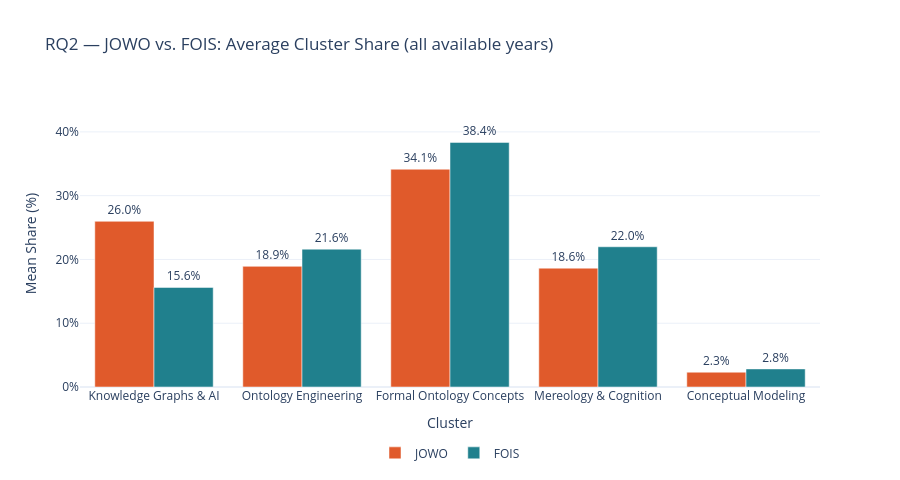

The notebook cell saved with this chart:
### Code cell
# ── Fig 2a: Grouped bar — aggregate shares ────────────────────────────────────
pivot_agg = agg_shares.pivot(index="cluster", columns="venue", values="mean_share").fillna(0)
pivot_agg = pivot_agg.reindex(CLUSTERS).fillna(0)

fig = go.Figure()
for venue, color in [("JOWO", JOWO_COLOR), ("FOIS", FOIS_COLOR)]:
    fig.add_trace(go.Bar(
        x=CLUSTERS,
        y=pivot_agg[venue] if venue in pivot_agg.columns else [0]*len(CLUSTERS),
        name=venue,
        marker_color=color,
        text=[f"{v:.1f}%" for v in (pivot_agg[venue] if venue in pivot_agg.columns else [0]*len(CLUSTERS))],
        textposition="outside",
        hovertemplate=f"<b>{venue}</b><br>%{{x}}: %{{y:.1f}}%<extra></extra>"
    ))

fig.update_layout(
    title="RQ2 — JOWO vs. FOIS: Average Cluster Share (all available years)",
    barmode="group",
    xaxis_title="Cluster",
    yaxis_title="Mean Share (%)",
    yaxis=dict(ticksuffix="%", range=[0, 45]),
    legend=dict(orientation="h", yanchor="bottom", y=-0.28, xanchor="center", x=0.5),
    height=480, template="plotly_white"
)
fig.show()

### Figure 1 — Plotly figure (JSON) as saved in the notebook; plotly's stock layout.template omitted (floating-point values rounded to 4 significant figures)
{"data": [{"hovertemplate": "<b>JOWO</b><br>%{x}: %{y:.1f}%<extra></extra>", "marker": {"color": "#E05A2B"}, "name": "JOWO", "text": ["26.0%", "18.9%", "34.1%", "18.6%", "2.3%"], "textposition": "outside", "type": "bar", "x": ["Knowledge Graphs & AI", "Ontology Engineering", "Formal Ontology Concepts", "Mereology & Cognition", "Conceptual Modeling"], "y": [25.98, 18.92, 34.15, 18.63, 2.322]}, {"hovertemplate": "<b>FOIS</b><br>%{x}: %{y:.1f}%<extra></extra>", "marker": {"color": "#20808D"}, "name": "FOIS", "text": ["15.6%", "21.6%", "38.4%", "22.0%", "2.8%"], "textposition": "outside", "type": "bar", "x": ["Knowledge Graphs & AI", "Ontology Engineering", "Formal Ontology Concepts", "Mereology & Cognition", "Conceptual Modeling"], "y": [15.61, 21.61, 38.36, 21.99, 2.836]}], "layout": {"barmode": "group", "height": 480, "legend": {"orientation": "h", "x": 0.5, "xanchor": "center", "y": -0.28, "yanchor": "bottom"}, "title": {"text": "RQ2 — JOWO vs. FOIS: Average Cluster Share (all available years)"}, "xaxis": {"title": {"text": "Cluster"}}, "yaxis": {"range": [0, 45], "ticksuffix": "%", "title": {"text": "Mean Share (%)"}}}}
